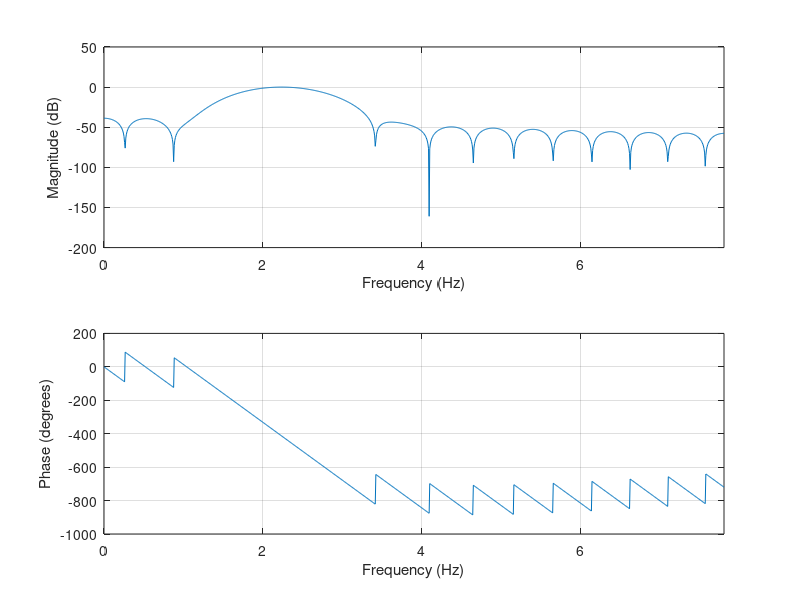

MATLAB code to generate this figure:
clc;clear;
pkg load signal;

fs = 125/8;          % MHz
f1 = 2;  f2 = 2.5;
b  = fir1(30, [f1 f2]/(fs/2), 'bandpass');
freqz(b,1,1024,fs);  % plot in Hzs
print('-dpng', '-r150', '../rapport/figures/bode_bandpass.png');
[H,f] = freqz(b,1,20000,fs);
mag_dB = 20*log10(abs(H));
in = find(mag_dB >= -6);
printf("-6 dB band: %.3f - %.3f MHz\n", f(in(1)), f(in(end)));

printf("%.6f, ", b(1:end-1)); printf("%.6f\n", b(end));
